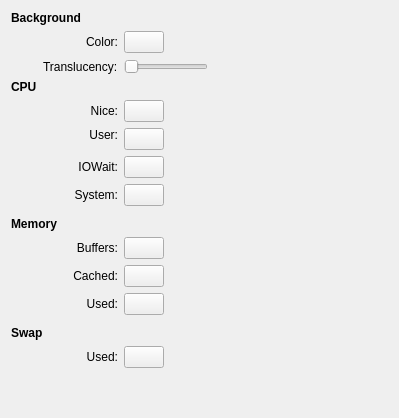
<?xml version="1.0" encoding="UTF-8"?>
<ui version="4.0">
 <class>coloursConfig</class>
 <widget class="QWidget" name="coloursConfig">
  <property name="geometry">
   <rect>
    <x>0</x>
    <y>0</y>
    <width>399</width>
    <height>418</height>
   </rect>
  </property>
  <property name="windowTitle">
   <string>Colors</string>
  </property>
  <layout class="QGridLayout" name="gridLayout">
   <item row="0" column="0" colspan="5">
    <widget class="QLabel" name="label_5">
     <property name="font">
      <font>
       <weight>75</weight>
       <bold>true</bold>
      </font>
     </property>
     <property name="text">
      <string>Background</string>
     </property>
    </widget>
   </item>
   <item row="1" column="0">
    <spacer name="horizontalSpacer">
     <property name="orientation">
      <enum>Qt::Horizontal</enum>
     </property>
     <property name="sizeType">
      <enum>QSizePolicy::Fixed</enum>
     </property>
     <property name="sizeHint" stdset="0">
      <size>
       <width>8</width>
       <height>20</height>
      </size>
     </property>
    </spacer>
   </item>
   <item row="1" column="2" colspan="3">
    <widget class="QLabel" name="lblSwapUsed_2">
     <property name="text">
      <string>Color:</string>
     </property>
     <property name="alignment">
      <set>Qt::AlignRight|Qt::AlignTrailing|Qt::AlignVCenter</set>
     </property>
     <property name="buddy">
      <cstring>kcbFreeResourceColour</cstring>
     </property>
    </widget>
   </item>
   <item row="1" column="5">
    <widget class="KColorButton" name="kcbFreeResourceColour">
     <property name="sizePolicy">
      <sizepolicy hsizetype="Preferred" vsizetype="Fixed">
       <horstretch>0</horstretch>
       <verstretch>0</verstretch>
      </sizepolicy>
     </property>
    </widget>
   </item>
   <item row="2" column="0" colspan="2">
    <spacer name="verticalSpacer_3">
     <property name="orientation">
      <enum>Qt::Vertical</enum>
     </property>
     <property name="sizeType">
      <enum>QSizePolicy::Fixed</enum>
     </property>
     <property name="sizeHint" stdset="0">
      <size>
       <width>20</width>
       <height>5</height>
      </size>
     </property>
    </spacer>
   </item>
   <item row="2" column="2" colspan="3">
    <widget class="QLabel" name="label">
     <property name="text">
      <string>Translucency:</string>
     </property>
     <property name="buddy">
      <cstring>hsldrFreeResourceTransparency</cstring>
     </property>
    </widget>
   </item>
   <item row="2" column="5" colspan="2">
    <widget class="QSlider" name="hsldrFreeResourceTransparency">
     <property name="sizePolicy">
      <sizepolicy hsizetype="Minimum" vsizetype="Fixed">
       <horstretch>0</horstretch>
       <verstretch>0</verstretch>
      </sizepolicy>
     </property>
     <property name="maximum">
      <number>255</number>
     </property>
     <property name="orientation">
      <enum>Qt::Horizontal</enum>
     </property>
    </widget>
   </item>
   <item row="3" column="0" colspan="2">
    <widget class="QLabel" name="label_6">
     <property name="font">
      <font>
       <weight>75</weight>
       <bold>true</bold>
      </font>
     </property>
     <property name="text">
      <string>CPU</string>
     </property>
    </widget>
   </item>
   <item row="4" column="4">
    <widget class="QLabel" name="label_3">
     <property name="text">
      <string>Nice:</string>
     </property>
     <property name="alignment">
      <set>Qt::AlignRight|Qt::AlignTrailing|Qt::AlignVCenter</set>
     </property>
     <property name="buddy">
      <cstring>kcbCpuNice</cstring>
     </property>
    </widget>
   </item>
   <item row="4" column="5">
    <widget class="KColorButton" name="kcbCpuNice">
     <property name="sizePolicy">
      <sizepolicy hsizetype="Fixed" vsizetype="Fixed">
       <horstretch>0</horstretch>
       <verstretch>0</verstretch>
      </sizepolicy>
     </property>
     <property name="color">
      <color>
       <red>255</red>
       <green>255</green>
       <blue>0</blue>
      </color>
     </property>
     <property name="defaultColor">
      <color>
       <red>255</red>
       <green>255</green>
       <blue>0</blue>
      </color>
     </property>
    </widget>
   </item>
   <item row="5" column="3" colspan="2">
    <widget class="QLabel" name="lblUser">
     <property name="text">
      <string>User:</string>
     </property>
     <property name="alignment">
      <set>Qt::AlignRight|Qt::AlignTrailing|Qt::AlignVCenter</set>
     </property>
     <property name="buddy">
      <cstring>kcbCpuUser</cstring>
     </property>
    </widget>
   </item>
   <item row="5" column="5" rowspan="2">
    <widget class="KColorButton" name="kcbCpuUser">
     <property name="sizePolicy">
      <sizepolicy hsizetype="Fixed" vsizetype="Fixed">
       <horstretch>0</horstretch>
       <verstretch>0</verstretch>
      </sizepolicy>
     </property>
     <property name="color">
      <color>
       <red>0</red>
       <green>0</green>
       <blue>255</blue>
      </color>
     </property>
    </widget>
   </item>
   <item row="6" column="7" rowspan="2">
    <spacer name="horizontalSpacer_2">
     <property name="orientation">
      <enum>Qt::Horizontal</enum>
     </property>
     <property name="sizeHint" stdset="0">
      <size>
       <width>163</width>
       <height>20</height>
      </size>
     </property>
    </spacer>
   </item>
   <item row="7" column="3" colspan="2">
    <widget class="QLabel" name="label_4">
     <property name="text">
      <string>IOWait:</string>
     </property>
     <property name="alignment">
      <set>Qt::AlignRight|Qt::AlignTrailing|Qt::AlignVCenter</set>
     </property>
     <property name="buddy">
      <cstring>kcbCpuDisk</cstring>
     </property>
    </widget>
   </item>
   <item row="7" column="5">
    <widget class="KColorButton" name="kcbCpuDisk">
     <property name="sizePolicy">
      <sizepolicy hsizetype="Fixed" vsizetype="Fixed">
       <horstretch>0</horstretch>
       <verstretch>0</verstretch>
      </sizepolicy>
     </property>
     <property name="color">
      <color>
       <red>0</red>
       <green>100</green>
       <blue>0</blue>
      </color>
     </property>
     <property name="defaultColor">
      <color>
       <red>0</red>
       <green>100</green>
       <blue>0</blue>
      </color>
     </property>
    </widget>
   </item>
   <item row="8" column="3" colspan="2">
    <widget class="QLabel" name="label_2">
     <property name="text">
      <string>System:</string>
     </property>
     <property name="alignment">
      <set>Qt::AlignRight|Qt::AlignTrailing|Qt::AlignVCenter</set>
     </property>
     <property name="buddy">
      <cstring>kcbCpuSystem</cstring>
     </property>
    </widget>
   </item>
   <item row="8" column="5">
    <widget class="KColorButton" name="kcbCpuSystem">
     <property name="sizePolicy">
      <sizepolicy hsizetype="Fixed" vsizetype="Fixed">
       <horstretch>0</horstretch>
       <verstretch>0</verstretch>
      </sizepolicy>
     </property>
     <property name="color">
      <color>
       <red>255</red>
       <green>0</green>
       <blue>0</blue>
      </color>
     </property>
     <property name="defaultColor">
      <color>
       <red>255</red>
       <green>0</green>
       <blue>0</blue>
      </color>
     </property>
    </widget>
   </item>
   <item row="9" column="1" colspan="2">
    <spacer name="verticalSpacer_2">
     <property name="orientation">
      <enum>Qt::Vertical</enum>
     </property>
     <property name="sizeType">
      <enum>QSizePolicy::Fixed</enum>
     </property>
     <property name="sizeHint" stdset="0">
      <size>
       <width>20</width>
       <height>5</height>
      </size>
     </property>
    </spacer>
   </item>
   <item row="10" column="0" colspan="4">
    <widget class="QLabel" name="label_8">
     <property name="font">
      <font>
       <weight>75</weight>
       <bold>true</bold>
      </font>
     </property>
     <property name="text">
      <string>Memory</string>
     </property>
    </widget>
   </item>
   <item row="11" column="3" colspan="2">
    <widget class="QLabel" name="label_9">
     <property name="text">
      <string>Buffers:</string>
     </property>
     <property name="alignment">
      <set>Qt::AlignRight|Qt::AlignTrailing|Qt::AlignVCenter</set>
     </property>
     <property name="buddy">
      <cstring>kcbRamBuffers</cstring>
     </property>
    </widget>
   </item>
   <item row="11" column="5">
    <widget class="KColorButton" name="kcbRamBuffers">
     <property name="sizePolicy">
      <sizepolicy hsizetype="Fixed" vsizetype="Fixed">
       <horstretch>0</horstretch>
       <verstretch>0</verstretch>
      </sizepolicy>
     </property>
     <property name="color">
      <color>
       <red>0</red>
       <green>100</green>
       <blue>0</blue>
      </color>
     </property>
     <property name="defaultColor">
      <color>
       <red>0</red>
       <green>100</green>
       <blue>0</blue>
      </color>
     </property>
    </widget>
   </item>
   <item row="12" column="3" colspan="2">
    <widget class="QLabel" name="label_10">
     <property name="text">
      <string>Cached:</string>
     </property>
     <property name="alignment">
      <set>Qt::AlignRight|Qt::AlignTrailing|Qt::AlignVCenter</set>
     </property>
     <property name="buddy">
      <cstring>kcbRamCached</cstring>
     </property>
    </widget>
   </item>
   <item row="12" column="5">
    <widget class="KColorButton" name="kcbRamCached">
     <property name="sizePolicy">
      <sizepolicy hsizetype="Fixed" vsizetype="Fixed">
       <horstretch>0</horstretch>
       <verstretch>0</verstretch>
      </sizepolicy>
     </property>
     <property name="color">
      <color>
       <red>255</red>
       <green>255</green>
       <blue>0</blue>
      </color>
     </property>
     <property name="defaultColor">
      <color>
       <red>255</red>
       <green>255</green>
       <blue>0</blue>
      </color>
     </property>
    </widget>
   </item>
   <item row="13" column="4">
    <widget class="QLabel" name="label_7">
     <property name="text">
      <string>Used:</string>
     </property>
     <property name="alignment">
      <set>Qt::AlignRight|Qt::AlignTrailing|Qt::AlignVCenter</set>
     </property>
     <property name="buddy">
      <cstring>kcbRamUser</cstring>
     </property>
    </widget>
   </item>
   <item row="13" column="5">
    <widget class="KColorButton" name="kcbRamUser">
     <property name="sizePolicy">
      <sizepolicy hsizetype="Fixed" vsizetype="Fixed">
       <horstretch>0</horstretch>
       <verstretch>0</verstretch>
      </sizepolicy>
     </property>
     <property name="color">
      <color>
       <red>0</red>
       <green>0</green>
       <blue>255</blue>
      </color>
     </property>
     <property name="defaultColor">
      <color>
       <red>0</red>
       <green>0</green>
       <blue>255</blue>
      </color>
     </property>
    </widget>
   </item>
   <item row="14" column="0" colspan="2">
    <spacer name="verticalSpacer">
     <property name="orientation">
      <enum>Qt::Vertical</enum>
     </property>
     <property name="sizeType">
      <enum>QSizePolicy::Fixed</enum>
     </property>
     <property name="sizeHint" stdset="0">
      <size>
       <width>20</width>
       <height>5</height>
      </size>
     </property>
    </spacer>
   </item>
   <item row="15" column="0" colspan="3">
    <widget class="QLabel" name="label_11">
     <property name="font">
      <font>
       <weight>75</weight>
       <bold>true</bold>
      </font>
     </property>
     <property name="text">
      <string>Swap</string>
     </property>
    </widget>
   </item>
   <item row="16" column="4">
    <widget class="QLabel" name="lblSwapUsed">
     <property name="text">
      <string>Used:</string>
     </property>
     <property name="alignment">
      <set>Qt::AlignRight|Qt::AlignTrailing|Qt::AlignVCenter</set>
     </property>
     <property name="buddy">
      <cstring>kcbSwap</cstring>
     </property>
    </widget>
   </item>
   <item row="16" column="5">
    <widget class="KColorButton" name="kcbSwap">
     <property name="sizePolicy">
      <sizepolicy hsizetype="Preferred" vsizetype="Fixed">
       <horstretch>0</horstretch>
       <verstretch>0</verstretch>
      </sizepolicy>
     </property>
     <property name="color">
      <color>
       <red>0</red>
       <green>205</green>
       <blue>205</blue>
      </color>
     </property>
     <property name="defaultColor">
      <color>
       <red>0</red>
       <green>205</green>
       <blue>205</blue>
      </color>
     </property>
    </widget>
   </item>
   <item row="17" column="6">
    <spacer name="verticalSpacer_4">
     <property name="orientation">
      <enum>Qt::Vertical</enum>
     </property>
     <property name="sizeHint" stdset="0">
      <size>
       <width>20</width>
       <height>16</height>
      </size>
     </property>
    </spacer>
   </item>
  </layout>
 </widget>
 <customwidgets>
  <customwidget>
   <class>KColorButton</class>
   <extends>QPushButton</extends>
   <header>kcolorbutton.h</header>
  </customwidget>
 </customwidgets>
 <connections/>
</ui>
